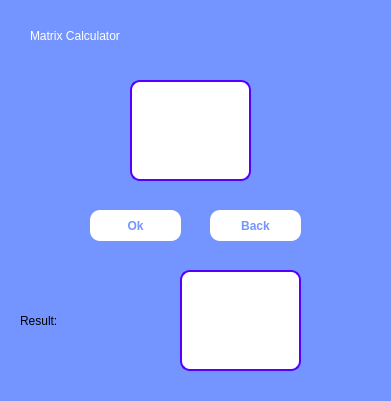
<?xml version="1.0" encoding="UTF-8"?>
<ui version="4.0">
 <class>Form</class>
 <widget class="QWidget" name="Form">
  <property name="geometry">
   <rect>
    <x>0</x>
    <y>0</y>
    <width>391</width>
    <height>401</height>
   </rect>
  </property>
  <property name="windowTitle">
   <string>Matrix Calculator</string>
  </property>
  <property name="styleSheet">
   <string notr="true">*{
	background-color:rgb(116, 149, 255);
}
QPushButton{
	background-color:white;
	color:rgb(116, 149, 255);
	border-radius:10px;
	font-weight:bold;
}
QPushButton:hover{
	background-color:rgb(116, 149, 255);
	color:white;
	border: 3px solid rgb(43, 92, 255);
}
QPlainTextEdit{
	font-size:18px;
	color:rgb(43, 92, 255);
}</string>
  </property>
  <widget class="QLabel" name="label">
   <property name="geometry">
    <rect>
     <x>30</x>
     <y>20</y>
     <width>341</width>
     <height>31</height>
    </rect>
   </property>
   <property name="styleSheet">
    <string notr="true">font: 81 20pt &quot;JetBrains Mono NL ExtraBold&quot;;
color:rgb(255, 255, 255)</string>
   </property>
   <property name="text">
    <string>Matrix Calculator</string>
   </property>
  </widget>
  <widget class="QPushButton" name="okBtn_2">
   <property name="geometry">
    <rect>
     <x>90</x>
     <y>210</y>
     <width>91</width>
     <height>31</height>
    </rect>
   </property>
   <property name="text">
    <string>Ok</string>
   </property>
  </widget>
  <widget class="QPlainTextEdit" name="matrix1">
   <property name="geometry">
    <rect>
     <x>130</x>
     <y>80</y>
     <width>121</width>
     <height>101</height>
    </rect>
   </property>
   <property name="styleSheet">
    <string notr="true">background-color:white;
border-radius: 10px;
border: 2px solid rgb(85, 0, 255)</string>
   </property>
  </widget>
  <widget class="QPlainTextEdit" name="result">
   <property name="geometry">
    <rect>
     <x>180</x>
     <y>270</y>
     <width>121</width>
     <height>101</height>
    </rect>
   </property>
   <property name="styleSheet">
    <string notr="true">background-color:white;
border-radius: 10px;
border: 2px solid rgb(85, 0, 255)</string>
   </property>
  </widget>
  <widget class="QLabel" name="label_2">
   <property name="geometry">
    <rect>
     <x>20</x>
     <y>300</y>
     <width>141</width>
     <height>41</height>
    </rect>
   </property>
   <property name="styleSheet">
    <string notr="true">font: 20pt &quot;Lucida Console&quot;;</string>
   </property>
   <property name="text">
    <string>Result:</string>
   </property>
  </widget>
  <widget class="QPushButton" name="back">
   <property name="geometry">
    <rect>
     <x>210</x>
     <y>210</y>
     <width>91</width>
     <height>31</height>
    </rect>
   </property>
   <property name="text">
    <string>Back</string>
   </property>
  </widget>
 </widget>
 <resources/>
 <connections/>
</ui>
